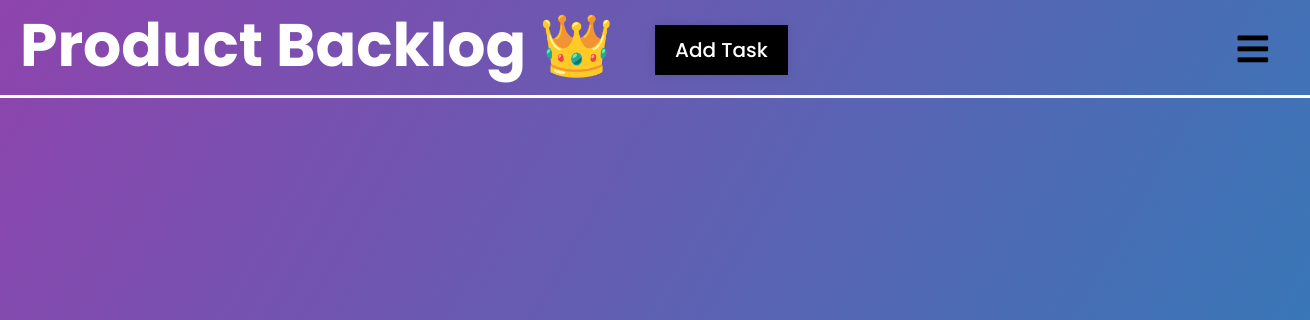
Before: / with the older database file.
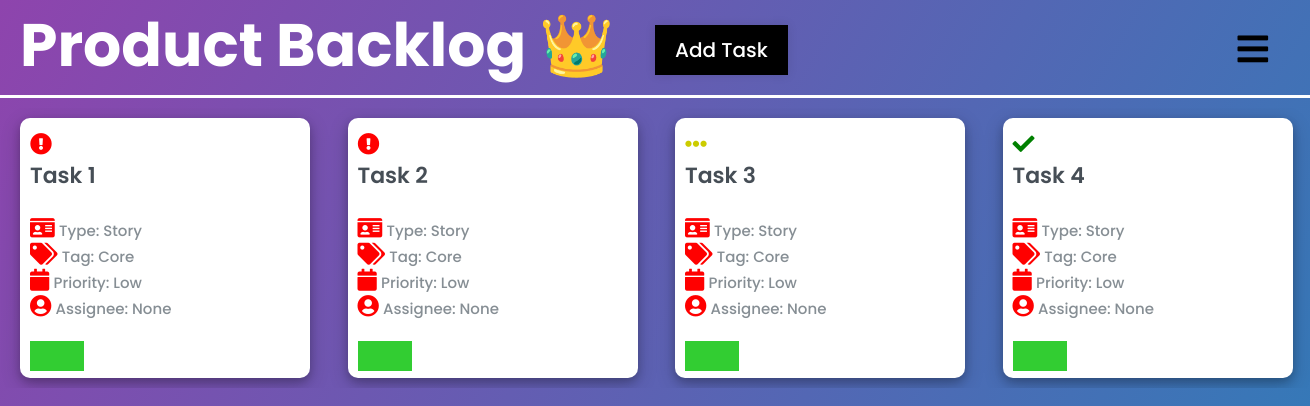
After: the same page with the newer database file.
### tables this page shows
CREATE TABLE "card" (
	"card_id"	INTEGER NOT NULL UNIQUE,
	"card_name"	TEXT NOT NULL,
	"card_tag"	TEXT,
	"card_priority"	TEXT,
	"card_storypoint"	TEXT,
	"card_description"	TEXT,
	"card_status"	TEXT,
	"card_start"	TEXT,
	"card_stop"	TEXT,
	"card_elapsed"	TEXT,
	"list_id"	INTEGER,
	"user_username"	TEXT,
	"sprint_id"	INTEGER,
	"card_type"	INTEGER,
	FOREIGN KEY("list_id") REFERENCES "List"("list_id"),
	FOREIGN KEY("user_username") REFERENCES "User"("user_username"),
	FOREIGN KEY("sprint_id") REFERENCES "Sprint"("sprint_id") ON DELETE SET NULL,
	PRIMARY KEY("card_id" AUTOINCREMENT)
);

### app.py (the view)
@app.route("/", methods=['POST', 'GET'])
def product_backlog():
    users = appDb.all_users()
    if request.method == "POST":
        card_name = request.form.get("taskname")
        card_tag = request.form.get("tasktag")
        card_priority = request.form.get("taskpriority")
        card_storypoint = request.form.get("taskstorypoint")
        card_description = request.form.get("taskdescription")
        card_status = request.form.get("taskstatus")
        card_type = request.form.get("tasktype")
        if  request.form.get("taskassignee") == "":
            card_assignee = None
        else:
             card_assignee = request.form.get("taskassignee")
        try:
            appDb.create_card(card_name, card_tag, card_priority, card_storypoint, card_description, card_status, card_type, None, card_assignee)
            return redirect("/")
        except:
            return "There was an issue addind your task!"
    else:
        tasks = appDb.all_cards()
        return render_template("index.html", tasks=tasks, users=users)

### db.py (called while the page is built)
    def all_users(self) :
        try :
            self.cursor.execute(
                "SELECT * from user")
            return self.cursor.fetchall()
        except Exception as e :
            return e

    def all_cards(self ) :
        try :
            self.cursor.execute(
                "SELECT * from CARD")
            return self.cursor.fetchall()
        except Exception as e :
            return e

### templates/index.html (shortened to what this page needs)
{% extends "base.html" %}
{% block head %}
<link rel="stylesheet" href="https://use.fontawesome.com/releases/v5.15.4/css/all.css"/>
{% endblock %}
{% block body %}
<div class="product_backlog">
    <h1>Product Backlog &#128081;</h1>
    <label for="add_task_check" class="show_add_task_btn">Add Task</label>
    <label for="check">
        <i class="fas fa-bars" id="btn"></i>
    </label>
    <div class="task_box">
        {% for task in tasks %}
            <div class="miniature_card">
                <div class="front_facing">
                    {% if task[6] == "To do" %}
                        <div><i class="fa fa-exclamation-circle" style="color:red; margin-top: 5px;"></i></div>
                    {% elif task[6] == "Doing" %}
                        <div><i class="fa fa-ellipsis-h" style="color:#CCCC00; margin-top: 5px;"></i></div>
                    {% else %}
                        <div><i class="fa fa-check" style="color:green; margin-top: 5px;"></i></div>
                    {% endif %}
                    <div class="card_text">
                        <h3 class="name">{{task[1]}}</h3>
                        <br>
                    </div>
                    <div class="tag_type_priority">
                        <i class="fa fa-id-card"></i>
                        <span class="quote2">Type: {{task[13]}}</span>
                        <br>
                        <i class="fa fa-tags"></i>
                        <span class="quote2">Tag: {{task[2]}}</span>
                        <br>
                        <i class="fa fa-calendar"></i>
                        <span class="quote2">Priority: {{task[3]}}</span>
                        <br>
                        <i class="fa fa-user-circle"></i>
                        <span class="quote2">Assignee: {{task[11]}}</span>
                        <br>
                        <div class="line">
                            {% if task[4] == "1" %}
                                <span class="color-1"></span>
                            {% elif task[4] == "2" %}
                                <span class="color-1"></span>
                                <span class="color-2"></span>
                            {% elif task[4] == "3" %}
                                <span class="color-1"></span>
                                <span class="color-2"></span>
                                <span class="color-3"></span>
                            {% elif task[4] == "4" %}
                                <span class="color-1"></span>
                                <span class="color-2"></span>
                                <span class="color-3"></span>
                                <span class="color-4"></span>
                            {% else %}
                                <span class="color-1"></span>
                                <span class="color-2"></span>
                                <span class="color-3"></span>
                                <span class="color-4"></span>
                                <span class="color-5"></span>
                            {% endif %}
                        </div>
                    </div>
                </div>
            </div>
        {% endfor %}
    </div>
</div>
{% endblock %}

### templates/base.html (shortened to what this page needs)
<!DOCTYPE html>
<html lang="en">
<head>
    <link rel="stylesheet" href="{{ url_for('static', filename='css/main.css')}}">
    {% block head %}{% endblock %}
</head>
<body>
    {% block body %}{% endblock %}
</body>
</html>

### static/css/main.css (style rules this page uses)
* { margin: 0; padding: 0; box-sizing: border-box; font-family: "Poppins", sans-serif; }
body { margin: 0; padding: 0; overflow: hidden; }
.product_backlog { background: linear-gradient(120deg, #8e44ad, #2980b9); height: 100vh; }
.product_backlog h1 { text-align: left; padding-left: 20px; padding-bottom: 5px; border-bottom: 3px solid white; font-size: 60px; color: white; }
label #btn, label #cancel { position: absolute; cursor: pointer; border-radius: 3px; }
label #btn { right: 30px; top: 25px; font-size: 35px; color: black; padding: 6px 12px; transition: all .5s; }
.show_add_task_btn { background-color: black; padding: 10px 20px; font-size: 20px; font-weight: 500; color: white; cursor: pointer; box-shadow: 0px 0px 10px rgba(0,0,0,0.1); border-color: black; position: absolute; top: 25px; left: 50%; }
.task_box { display: grid; grid-template-columns: repeat(4, minmax(150px, 0.5fr)); grid-row: 150px; padding: 10px; gap: 20px; justify-content: center; overflow: auto; max-height: 90%; margin-top: 10px; }
.miniature_card { width: 290px; max-width: 290px; height: 260px; max-height: 260px; background-color: #fff; justify-content: left; align-items: left; text-align: left; border-radius: 10px; box-shadow: 0 4px 8px 0 rgba(0, 0, 0, 0.2), 0 6px 20px 0 rgba(0, 0, 0, 0.19); padding: 10px; overflow: hidden; margin-left: 10px; word-wrap: break-word; }
.miniature_card i { font-size: 22px !important; color: red; }
.miniature_card .name { font-size: 22px; color: #464e56; font-weight: 600; }
.miniature_card .quote2 { font-size: 15px; font-weight: 500; color: #868e94; }
.line span { display:block; width:20%; float:left; height:5px; margin-top: 20px; height: 30px; }
.line { width:100%; }
.color-1 { background: limegreen; }

Changed rows visible on the page:
added card: card_status "To do" (drawn), card_name "Task 1", card_type "Story", card_tag "Core", card_priority "Low", task "None", card_storypoint "1" (drawn)
added card: card_status "To do" (drawn), card_name "Task 2", card_type "Story", card_tag "Core", card_priority "Low", task "None", card_storypoint "1" (drawn)
added card: card_status "Doing" (drawn), card_name "Task 3", card_type "Story", card_tag "Core", card_priority "Low", task "None", card_storypoint "1" (drawn)
added card: card_status "Done" (drawn), card_name "Task 4", card_type "Story", card_tag "Core", card_priority "Low", task "None", card_storypoint "1" (drawn)
